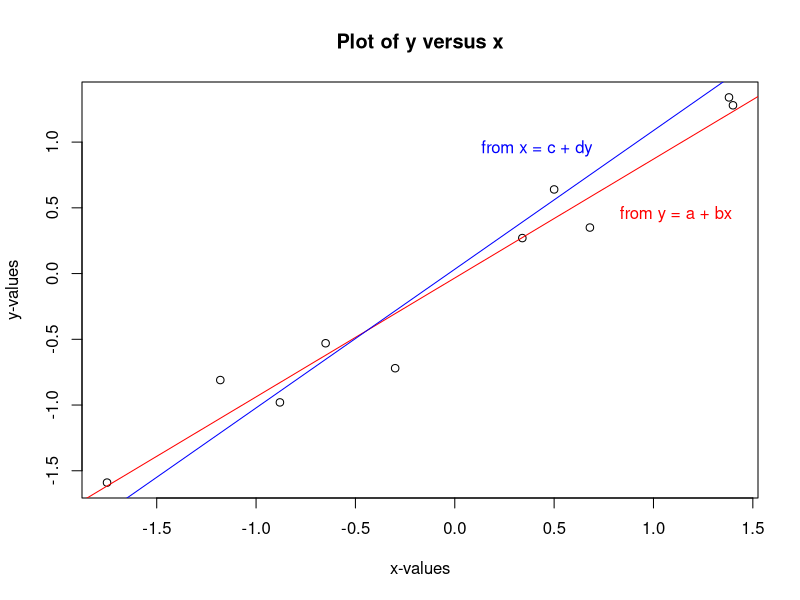

R code for this plot:
## ---- chunk 1
chinese <- c(55, 33, 70, 49)
chinese_sum <- sum(chinese)
jewish <- c(141, 145, 139, 161)
jewish_sum <- sum(jewish)

e11 <- chinese_sum*(chinese[1]+jewish[1])/sum(chinese_sum, jewish_sum)
e21 <- chinese_sum*(chinese[2]+jewish[2])/sum(chinese_sum, jewish_sum)
e31 <- chinese_sum*(chinese[3]+jewish[3])/sum(chinese_sum, jewish_sum)
e41 <- chinese_sum*(chinese[4]+jewish[4])/sum(chinese_sum, jewish_sum)
chinese_expectation <- c(e11, e21, e31, e41)

e12 <- jewish_sum*(chinese[1]+jewish[1])/sum(chinese_sum, jewish_sum)
e22 <- jewish_sum*(chinese[2]+jewish[2])/sum(chinese_sum, jewish_sum)
e32 <- jewish_sum*(chinese[3]+jewish[3])/sum(chinese_sum, jewish_sum)
e42 <- jewish_sum*(chinese[4]+jewish[4])/sum(chinese_sum, jewish_sum)
jewish_expectation <- c(e12, e22, e32, e42)

test_statistic <- sum((chinese - chinese_expectation)^2 / chinese_expectation) + sum((jewish - jewish_expectation)^2 / jewish_expectation)
## ---- chunk 2
female <- c(51, 14, 38)
female_sum <- sum(female)
male <- c(38, 16, 46)
male_sum <- sum(male)

e11 <- female_sum*(female[1]+male[1])/sum(female_sum, male_sum)
e21 <- female_sum*(female[2]+male[2])/sum(female_sum, male_sum)
e31 <- female_sum*(female[3]+male[3])/sum(female_sum, male_sum)
female_expectation <- c(e11, e21, e31)

e12 <- male_sum*(female[1]+male[1])/sum(female_sum, male_sum)
e22 <- male_sum*(female[2]+male[2])/sum(female_sum, male_sum)
e32 <- male_sum*(female[3]+male[3])/sum(female_sum, male_sum)
male_expectation <- c(e12, e22, e32)

test_statistic <- sum((female - female_expectation)^2 / female_expectation) + sum((male - male_expectation)^2 / male_expectation)
## ---- chunk 3
#p value of test statistic
1- pchisq(.0277, 1)
## ---- chunk 4
#hypothesis 1.1.
under_45 <- c(71, 305)
under_45_sum <- sum(under_45)
over_45 <- c(217, 652)
over_45_sum <- sum(over_45)

e11 <- under_45_sum*(under_45[1]+over_45[1])/sum(under_45_sum, over_45_sum)
e21 <- under_45_sum*(under_45[2]+over_45[2])/sum(under_45_sum, over_45_sum)
under_45_expectation <- c(e11, e21)

e12 <- over_45_sum*(under_45[1]+over_45[1])/sum(under_45_sum, over_45_sum)
e22 <- over_45_sum*(under_45[2]+over_45[2])/sum(under_45_sum, over_45_sum)
over_45_expectation <- c(e12, e22)

test_statistic <- sum((under_45 - under_45_expectation)^2 / under_45_expectation) + sum((over_45 - over_45_expectation)^2 / over_45_expectation)
## ---- chunk 5
#hypothesis 1.2.
under_45 <- c(305, 869)
under_45_sum <- sum(under_45)
over_45 <- c(180, 259)
over_45_sum <- sum(over_45)

e11 <- under_45_sum*(under_45[1]+over_45[1])/sum(under_45_sum, over_45_sum)
e21 <- under_45_sum*(under_45[2]+over_45[2])/sum(under_45_sum, over_45_sum)
under_45_expectation <- c(e11, e21)

e12 <- over_45_sum*(under_45[1]+over_45[1])/sum(under_45_sum, over_45_sum)
e22 <- over_45_sum*(under_45[2]+over_45[2])/sum(under_45_sum, over_45_sum)
over_45_expectation <- c(e12, e22)

test_statistic <- sum((under_45 - under_45_expectation)^2 / under_45_expectation) + sum((over_45 - over_45_expectation)^2 / over_45_expectation)
## ---- chunk 6
#hypothesis 2.1.
some_hs <- c(305, 869)
some_hs_sum <- sum(some_hs)
no_hs <- c(71, 305)
no_hs_sum <- sum(no_hs)

e11 <- some_hs_sum*(some_hs[1]+no_hs[1])/sum(some_hs_sum, no_hs_sum)
e21 <- some_hs_sum*(some_hs[2]+no_hs[2])/sum(some_hs_sum, no_hs_sum)
some_hs_expectation <- c(e11, e21)

e12 <- no_hs_sum*(some_hs[1]+no_hs[1])/sum(some_hs_sum, no_hs_sum)
e22 <- no_hs_sum*(some_hs[2]+no_hs[2])/sum(some_hs_sum, no_hs_sum)
no_hs_expectation <- c(e12, e22)

test_statistic <- sum((some_hs - some_hs_expectation)^2 / some_hs_expectation) + sum((no_hs - no_hs_expectation)^2 / no_hs_expectation)
## ---- chunk 7
#hypothesis 2.2.
some_hs <- c(180, 259)
some_hs_sum <- sum(some_hs)
no_hs <- c(217, 652)
no_hs_sum <- sum(no_hs)

e11 <- some_hs_sum*(some_hs[1]+no_hs[1])/sum(some_hs_sum, no_hs_sum)
e21 <- some_hs_sum*(some_hs[2]+no_hs[2])/sum(some_hs_sum, no_hs_sum)
some_hs_expectation <- c(e11, e21)

e12 <- no_hs_sum*(some_hs[1]+no_hs[1])/sum(some_hs_sum, no_hs_sum)
e22 <- no_hs_sum*(some_hs[2]+no_hs[2])/sum(some_hs_sum, no_hs_sum)
no_hs_expectation <- c(e12, e22)

test_statistic <- sum((some_hs - some_hs_expectation)^2 / some_hs_expectation) + sum((no_hs - no_hs_expectation)^2 / no_hs_expectation)
## ---- chunk 8
cautious <- c(79, 10, 10)
cautious_sum <- sum(cautious)
neutral <- c(58, 8, 34)
neutral_sum <- sum(neutral)
explorer <- c(49, 9, 42)
explorer_sum <- sum(explorer)
## ---- chunk 9
e11 <- cautious_sum*(cautious[1]+neutral[1]+explorer[1])/sum(cautious_sum, neutral_sum, explorer_sum)
e21 <- cautious_sum*(cautious[2]+neutral[2]+explorer[2])/sum(cautious_sum, neutral_sum, explorer_sum)
e31 <- cautious_sum*(cautious[3]+neutral[3]+explorer[3])/sum(cautious_sum, neutral_sum, explorer_sum)
cautious_expectation <- c(e11, e21, e31)

e12 <- neutral_sum*(cautious[1]+neutral[1]+explorer[1])/sum(cautious_sum, neutral_sum, explorer_sum)
e22 <- neutral_sum*(cautious[2]+neutral[2]+explorer[2])/sum(cautious_sum, neutral_sum, explorer_sum)
e32 <- neutral_sum*(cautious[3]+neutral[3]+explorer[3])/sum(cautious_sum, neutral_sum, explorer_sum)
neutral_expectation <- c(e12, e22, e32)

e13 <- explorer_sum*(cautious[1]+neutral[1]+explorer[1])/sum(cautious_sum, neutral_sum, explorer_sum)
e23 <- explorer_sum*(cautious[2]+neutral[2]+explorer[2])/sum(cautious_sum, neutral_sum, explorer_sum)
e33 <- explorer_sum*(cautious[3]+neutral[3]+explorer[3])/sum(cautious_sum, neutral_sum, explorer_sum)
explorer_expectation <- c(e13, e23, e33)

test_statistic <- sum((cautious - cautious_expectation)^2 / cautious_expectation) + sum((neutral - neutral_expectation)^2 / neutral_expectation)+ sum((explorer - explorer_expectation)^2 / explorer_expectation)
## ---- chunk 10
#creating vectors and calculating averages
x <- c(.34, 1.38, -.65, .68, 1.4, -.88, -.3, -1.18, .5, -1.75)
x_bar <- mean(x)
y <- c(.27, 1.34, -.53, .35, 1.28, -.98, -.72, -.81, .64, -1.59)
y_bar <- mean(y)

#fitting lines using least squares
beta_hat_1 <- sum((x - x_bar) * (y - y_bar)) / sum((x - x_bar)^2)
beta_hat_0 <- y_bar - (beta_hat_1 * x_bar)

beta_hat_2 <- sum((x - x_bar) * (y - y_bar)) / sum((y - y_bar)^2)
beta_hat_3 <- x_bar - (beta_hat_2 * y_bar)

#plotting points
plot(x, y, main = "Plot of y versus x", ylab = "y-values", xlab = "x-values")
abline(beta_hat_0, beta_hat_1, col = "red")
abline(beta_hat_3, beta_hat_2, col = "blue")
text(1.1, .45, labels = " from y = a + bx", col = "red")
text(.4, .95, labels = " from x = c + dy", col = "blue")
